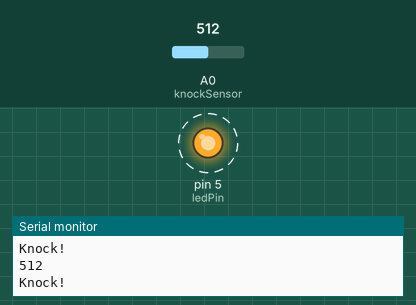
A sketch run on a simulated Arduino Uno, built with avr-gcc and run on an emulated ATmega328P. Shown: output pins drawn as LEDs (lit = HIGH), the last lines printed to the serial monitor. Dashed ring = blinking. The inputs (shaded band) are chosen by the test bench; at power-on: A0 (knockSensor) = 512.

Above: at 1.25 s.
1.3 s: A0 (knockSensor) set to 107
4.3 s: A0 (knockSensor) set to 91
At 4.3 s:
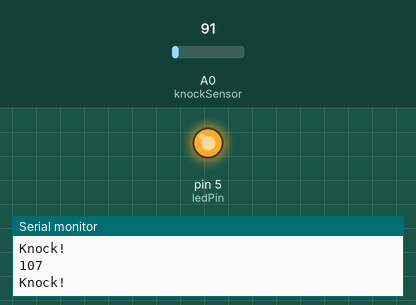
5.8 s: A0 (knockSensor) set to 110
At 5.97 s:
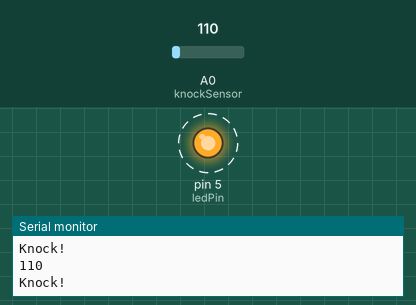
8.8 s: A0 (knockSensor) set to 90
Timing chart, 0 to 11.3 s (numbered marks = the images above; inputs shaded):
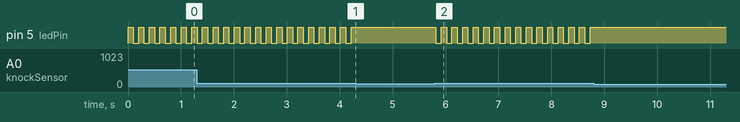

The sketch:

Piezo_Sensor.ino
```cpp
// these constants won't change:
const int ledPin = 5;      // LED connected to digital pin 13
const int knockSensor = A0; // the piezo is connected to analog pin 0
const int threshold = 100;  // threshold value to decide when the detected sound is a knock or not


// these variables will change:
int sensorReading = 0;      // variable to store the value read from the sensor pin
int ledState = LOW;         // variable used to store the last LED status, to toggle the light

void setup() {
  pinMode(ledPin, OUTPUT); // declare the ledPin as as OUTPUT
  Serial.begin(9600);       // use the serial port
  Serial.println("Serial Begin ");
}

void loop() {
  // read the sensor and store it in the variable sensorReading:
  sensorReading = analogRead(knockSensor);
 Serial.println(sensorReading);
  // if the sensor reading is greater than the threshold:
  if (sensorReading >= threshold) {
    // toggle the status of the ledPin:
    ledState = !ledState;
    // update the LED pin itself:
    digitalWrite(ledPin, ledState);
    // send the string "Knock!" back to the computer, followed by newline
    Serial.println("Knock!");
  }
  delay(100);  // delay to avoid overloading the serial port buffer
}
```

Measured:
- the behaviour switches between 100 and 99 on A0 (knockSensor) (found by bisection; images 0 and 1)
- after the input at 4.3 s, pin 5 (ledPin): stops changing and stays HIGH
- after the input at 5.8 s, pin 5 (ledPin): alternates HIGH for 0.10 s and LOW for 0.10 s, starting at once
- after the input at 8.8 s, pin 5 (ledPin): stops changing and stays HIGH
- by itself, pin 5 (ledPin): alternates HIGH for 0.10 s and LOW for 0.10 s
